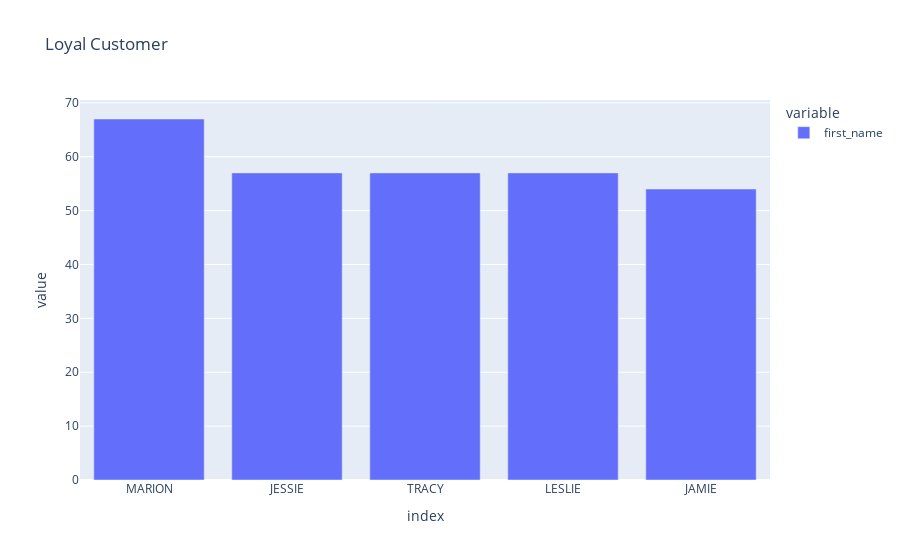

The notebook cell saved with this chart:
### Markdown cell above
Top 5 Loyal Costumer

### Code cell
fig = px.bar(tabel1['first_name'].value_counts().head(),
            title = 'Loyal Customer')
fig.show()

### Figure 1 — Plotly figure (JSON) as saved in the notebook; plotly's stock layout.template omitted (floating-point values rounded to 4 significant figures)
{"data": [{"alignmentgroup": "True", "hovertemplate": "variable=first_name<br>index=%{x}<br>value=%{y}<extra></extra>", "legendgroup": "first_name", "marker": {"color": "#636efa"}, "name": "first_name", "offsetgroup": "first_name", "orientation": "v", "showlegend": true, "textposition": "auto", "type": "bar", "x": ["MARION", "JESSIE", "TRACY", "LESLIE", "JAMIE"], "xaxis": "x", "y": [67, 57, 57, 57, 54], "yaxis": "y"}], "layout": {"barmode": "relative", "legend": {"title": {"text": "variable"}, "tracegroupgap": 0}, "title": {"text": "Loyal Customer"}, "xaxis": {"anchor": "y", "domain": [0, 1], "title": {"text": "index"}}, "yaxis": {"anchor": "x", "domain": [0, 1], "title": {"text": "value"}}}}
